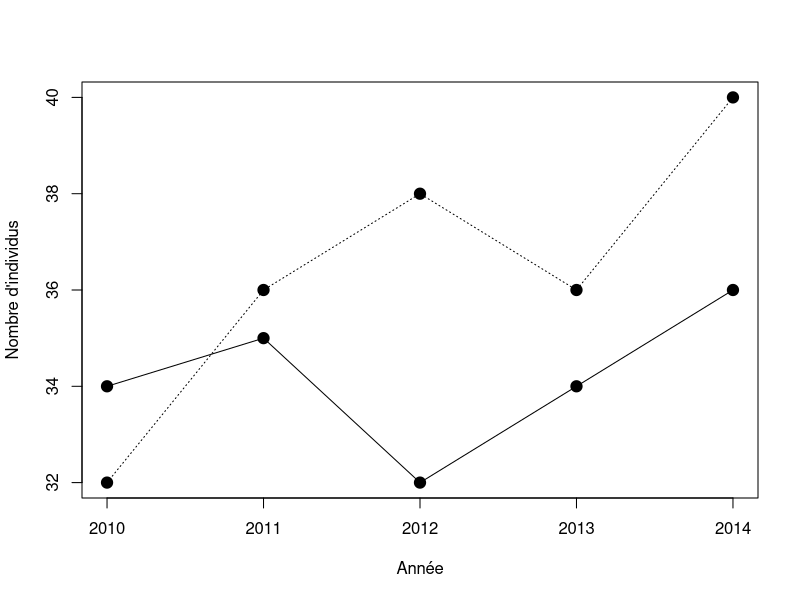
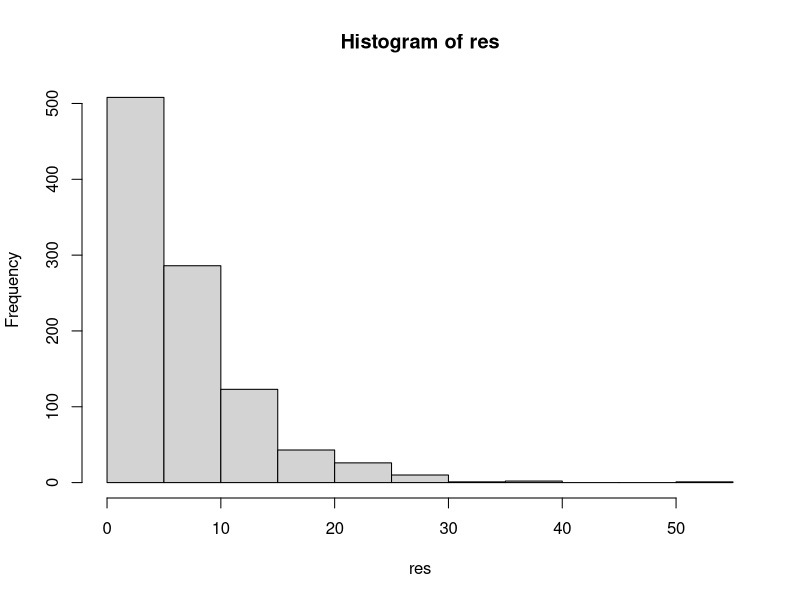
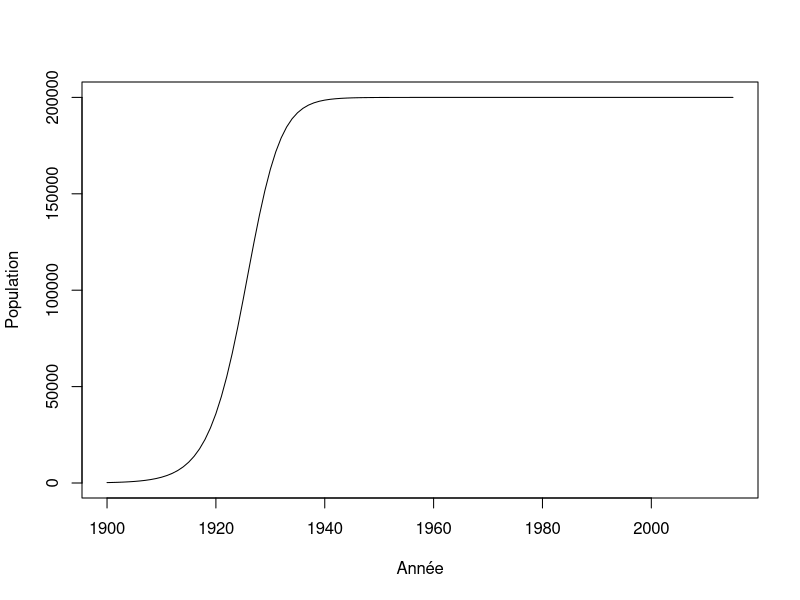
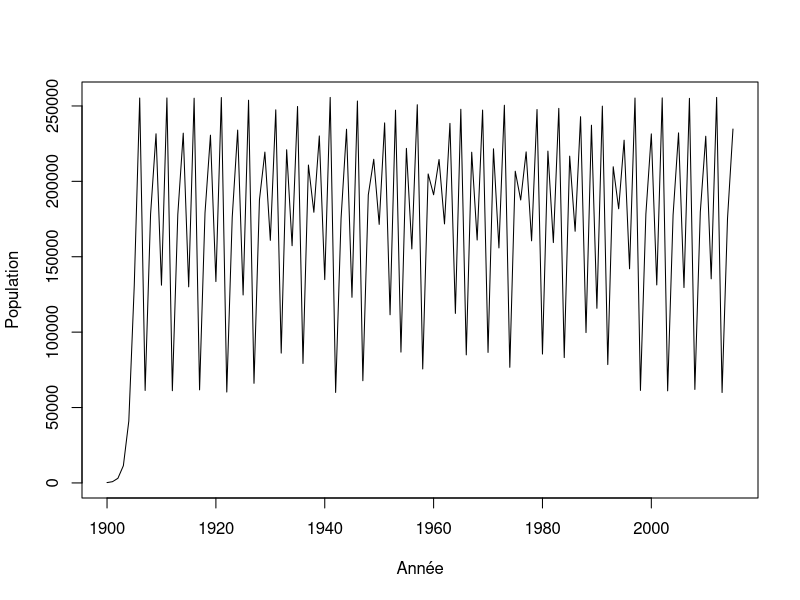

These charts were generated, in order, by the following R code:
## ---- chunk 1
quadrats = read.csv2(file="donnees/quadrats.csv", header=TRUE,
    stringsAsFactors=FALSE,row.names = 1)
X <- quadrats$acsa
## ---- chunk 2
ma_fonction <- function(X) {
  print(X)
}
## ---- chunk 3
ma_fonction(X)
## ---- chunk 4
ma_fonction(quadrats$abba)
## ---- chunk 5
donnees <- matrix(nr = 5, nc = 2)
donnees[,1] <- c(34,35,32,34,36)
donnees[,2] <- c(32,36,38,36,40)
an <- c(2010:2014)
rownames(donnees) <- an
colnames(donnees) <- c("Site1", "Site2")
head(donnees)
## ---- chunk 6
plot(an,donnees[,1],type = "l", xlab = "Année",ylab = "Nombre d'individus", ylim=c(32,40),cex=2)
lines(an,donnees[,2], lty = 3)
points(an,donnees[,1], pch = 19,cex=1.5)
points(an,donnees[,2], pch = 19,cex=1.5)
## ---- chunk 7
# 0. Sauvons les données dans une matrice "lambda"
lambda <- matrix(nr = 4, nc = 2)

# 1. Calculons le taux de croissance
lambda[1,1] <- (donnees[2,1] - donnees[1,1]) / donnees[1,1]
## ---- chunk 8
lambda[2,1] <- (donnees[3,1] - donnees[2,1]) / donnees[2,1]
## ---- chunk 9
n_sites <- ncol(donnees)
n_annees <- nrow(donnees)
lambda <- matrix(nr = n_annees-1, nc = n_sites)
for(i in 1:(n_annees-1)) {
    for(j in 1:n_sites) {
        lambda[i,j] <- (donnees[i+1,j] - donnees[i,j]) / donnees[i,j]
    }
}
## ---- chunk 10
head(donnees)
## ---- chunk 11
head(lambda)
## ---- chunk 12
depart <- 1
fin <- 5
for(etape in depart:fin) {
    print(etape)
}
## ---- chunk 13
for(etape in 1:5) {
    print(etape*2)
}
## ---- chunk 14
for(F in -50:-45) {
    cat("Pour F = ",F," on obtient C = ",(F - 32) *5/9, '\n')
}
## ---- chunk 15
vect5 <- runif(5, 0,1)
for(etape in 1:5) {
    print(vect5[etape])
}
## ---- chunk 16
vect500 <- runif(500, 0,1)
for(etape in 1:5) {
    print(vect500[etape * 5])
}
## ---- chunk 17
n = 1
for(etape in -2:1) {
    cat("etape = ",etape, " n = ",n, '\n')
    n <- n + 1
}
## ---- chunk 18
resultat = matrix(nr = 151, nc = 2)
n = 1
for(F in -50:100) {
    resultat[n,1] = F
    resultat[n,2] = (F-32)*5/9
    n = n + 1
}
head(resultat)
## ---- chunk 19
ma_matrice <- matrix(nr = 3, nc = 5)
n <- 1
for(i in 1:3) {
    for(j in 1:5) {
        ma_matrice[i,j] <- n
        n <- n + 1
    }
}
ma_matrice
## ---- chunk 20
piece <- c("pile","face")
combinaison = "face-face"
while(combinaison != "pile-pile") {
    essai1 <- sample(piece, 1)
    essai2 <- sample(piece, 1)
    combinaison <- paste(essai1, "-" , essai2, sep = "")
    print(combinaison)
}
## ---- chunk 21
de <- c(1:6)
n <- 1
tirage <- 1 # Il faut initier le tirage
while(tirage != 6) {
	tirage <- sample(de,1) # tirage du dé
	n <- n + 1 # mise à jour du compter pour tester le nombre de tirages
}
cat("Il a fallu", n, "étapes pour obtenir la valeur ", tirage, '\n')
## ---- chunk 22
de <- c(1:6)
n_test <- 1000
res <- numeric(n_test)
for(i in 1:n_test) {
	n <- 1
	tirage <- 1 # Il faut initier le tirage
	while(tirage != 6) {
		tirage <- sample(de,1) # tirage du dé
		n <- n + 1 # mise à jour du compter pour tester le nombre de tirages
	}
	res[i] <- n # Enregistrement du nombre de tirage
}
mean(res)
## ---- chunk 23
hist(res)
## ---- chunk 24
r <- 0.3
N <- 220
K <- 200000
step <- 1
while(N < K/2) {
    N <- N + r * N * (1 - N/K)
    step <- step + 1
}
step
## ---- chunk 25
r <- 0.3
K <- 200000
n_steps <- 115
N <- numeric(n_steps+1)
N[1] <- 220

for(i in 2:(n_steps+1)) {
    N[i] <- N[i-1] + r * N[i-1] * (1 - N[i-1]/K)
}
## ---- chunk 26
plot(c(1900:2015), N, type = "l", xlab = "Année", ylab = "Population")
## ---- chunk 27
n_steps <- 115
N <- numeric(n_steps+1)
N[1] <- 220
for(i in 2:(n_steps+1)) {
    N[i] <- N[i-1] + 2.75 * N[i-1] * (1 - N[i-1]/200000)
}
plot(c(1900:2015), N, type = "l", xlab = "Année", ylab = "Population")

## ---- chunk 28
X <- runif(n = 10)
res <- numeric(10)
for(i in 1:10) {
    if(X[i] < 0.3) {
        res[i] <- "plus petit"
    }
    else {
        res[i] <- "plus grand"
    }
}
cbind(X,res)
## ---- chunk 29
chiffres <- runif(n = 10)
res2 <- numeric(10)
for(i in 1:10) {
    if(chiffres[i] > 0.2 & chiffres[i] < 0.6) {
        res2[i] <- "oui"
    }
    else {
        res2[i] <- "non"
    }
}
cbind(chiffres,res2)
## ---- chunk 30
X <- runif(n = 10)
res2 <- numeric(10)
res2[X > 0.2 & X < 0.6] <- "oui"
res2[X < 0.2 | X > 0.6] <- "non"
cbind(X,res2)
## ---- chunk 31
read.csv2("donnees/quadrats.txt") |> head()
